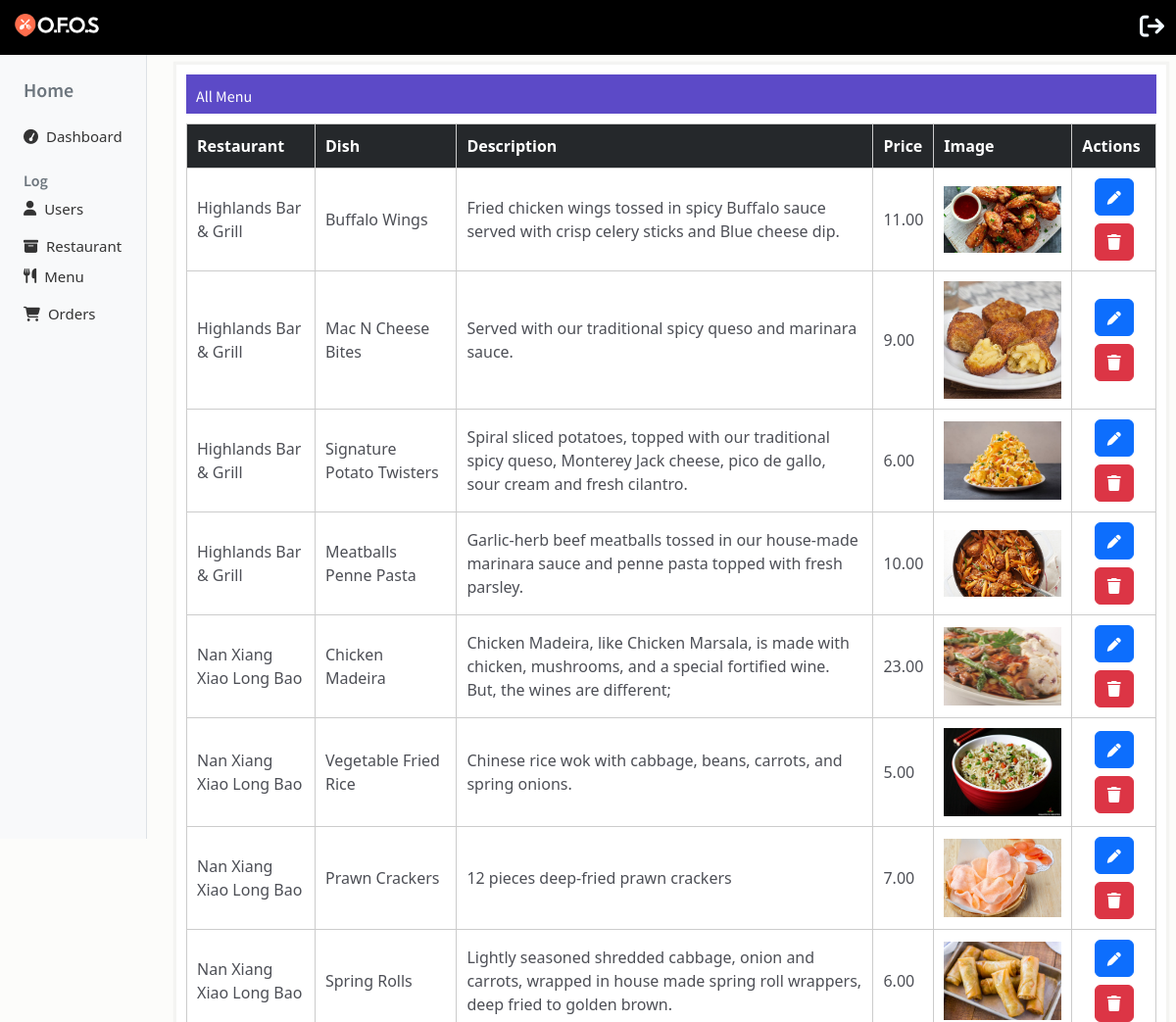
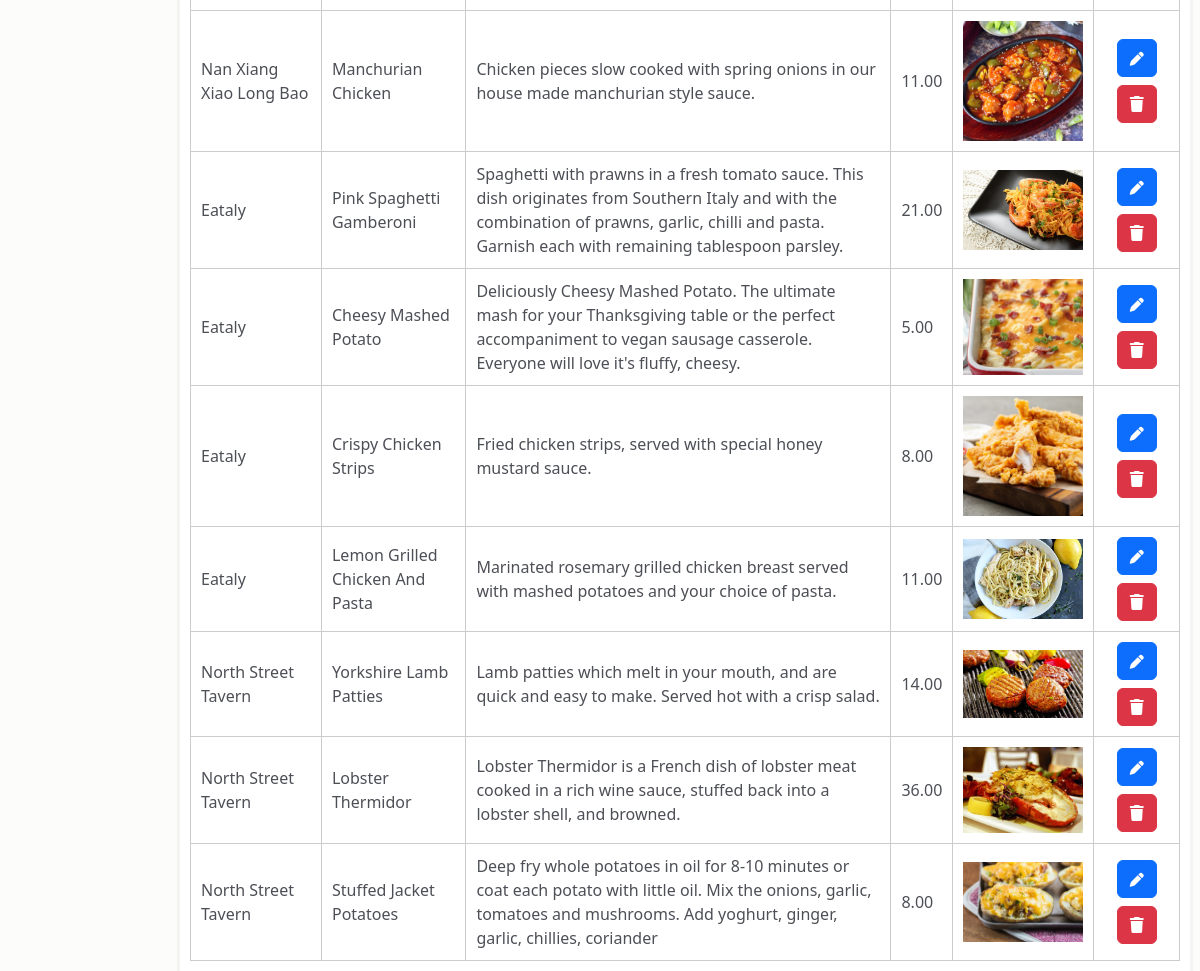
The page /all_menu.php on the database its author committed (2 pictures, top to bottom).
### tables this page shows
CREATE TABLE `dishes` (
  `d_id` int(11) NOT NULL,
  `rs_id` int(11) NOT NULL,
  `title` varchar(222) NOT NULL,
  `describtion` varchar(222) NOT NULL,
  `price` decimal(10,2) NOT NULL,
  `img` varchar(222) NOT NULL
);

CREATE TABLE `restaurant` (
  `rs_id` int(11) NOT NULL,
  `c_id` int(11) DEFAULT NULL,
  `title` varchar(222) NOT NULL,
  `email` varchar(222) NOT NULL,
  `phone` varchar(222) NOT NULL,
  `url` varchar(222) NOT NULL,
  `o_hr` varchar(50) NOT NULL,
  `c_hr` varchar(50) NOT NULL,
  `o_days` varchar(222) NOT NULL,
  `address` text NOT NULL,
  `image` text NOT NULL,
  `created_at` timestamp NOT NULL DEFAULT current_timestamp()
);

### all_menu.php (the view, shortened to what this page needs)
<!DOCTYPE html>
<html lang="en">
<head>
    <link href="https://cdn.jsdelivr.net/npm/bootstrap@5.3.8/dist/css/bootstrap.min.css" rel="stylesheet">
    <link rel="stylesheet" href="https://cdnjs.cloudflare.com/ajax/libs/font-awesome/6.5.0/css/all.min.css">
    <link rel="stylesheet" href="res_cs.css">
</head>
<body>
    <div class="navv">
        <nav class="navbar" style="background-color:black;">
            <div class="container-fluid">
                <a class="navbar-brand" href="#">
                    <img src="newOnline_resturant/admin/images/icn.png" alt="Logo" width="100" height="24" class="d-inline-block align-text-top">
                </a>
                <a href="admin.php"><i class="fa-solid fa-arrow-right-from-bracket" style="color:aliceblue; font-size:25px;"></i></a>
            </div>
        </nav>
    </div>
    <div class="main d-flex">
        <div class="d-flex justify-content-between">
            <nav id="sidebar" class="bg-light border-end vh-100 p-4">
                <h5 class="text-secondary mb-4">Home</h5>
                <ul class="list-unstyled">
                    <li>
                        <a href="dashboard.php" class="d-flex align-items-center mb-3">
                            <i class="fa fa-tachometer me-2"></i> Dashboard
                        </a>
                    </li>
                    <h6 class="text-secondary mt-4">Log</h6>
                    <li>
                        <a href="all_users.php" class="d-flex align-items-center mb-3">
                            <i class="fa fa-user me-2"></i> Users
                        </a>
                    </li>
                    <li>
                        <a class="d-flex align-items-center mb-2" data-bs-toggle="collapse" href="#restaurantCollapse" role="button">
                            <i class="fa fa-archive me-2"></i> Restaurant
                        </a>
                    </li>
                    <li>
                        <a class="d-flex align-items-center mb-2" data-bs-toggle="collapse" href="#menuCollapse" role="button">
                            <i class="fa fa-cutlery me-2"></i> Menu
                        </a>
                    </li>
                    <li>
                        <a href="all_orders.php" class="d-flex align-items-center mt-3">
                            <i class="fa fa-shopping-cart me-2"></i> Orders
                        </a>
                    </li>
                </ul>
            </nav>
        </div>
        <div class="total flex-grow-1">
            <div class="Title">All Menu</div>
            <div style="overflow-x: auto; width: 100%;">
                <table>
                    <thead>
                        <tr>
                            <th>Restaurant</th>
                            <th>Dish</th>
                            <th>Description</th>
                            <th>Price</th>
                            <th>Image</th>
                            <th>Actions</th>
                        </tr>
                    </thead>
                    <tbody>
                        <?php
                        include "conn.php";
                        $result = $conn->query("SELECT r.title as res ,d.* FROM restaurant r join dishes d on d.rs_id=r.rs_id order by c_id desc;");
                        if ($result->num_rows > 0) {
                            while ($row = $result->fetch_assoc()) {
                                echo "<tr>";
                                echo "<td>" . $row["res"] . "</td>";
                                echo "<td>" . $row["title"] . "</td>";
                                echo "<td>" . $row["describtion"] . "</td>";
                                echo "<td>" . $row["price"] . "</td>";
                                echo "<td><img src='" . $row["img"] . "' alt='image' width='120' ></td>";
                                echo "<td>
                             <div class='btns'>
                             <a  class='btn btn-primary mb-2'  href='edit_menu.php?id={$row['d_id']}'><i class='fa-solid fa-pen' style='font-size:14px;'></i></a>
                            <a class='btn btn-danger' href='delete_menu.php?delete={$row['d_id']}' onclick=\"return confirm('Are you sure?');\"><i class='fa-solid fa-trash' style='font-size:16px;'></i></a>
                            </div></td></tr>";
                            }
                        } else {
                            echo "<tr><td colspan='12' class='text-center text-danger fw-bold'>No Restaurants Found</td></tr>";
                        }
                        ?>
                    </tbody>
                </table>
            </div>
        </div>
    </div>
</body>
</html>

### res_cs.css (style rules this page uses)
#sidebar a { text-decoration: none; color: #333; font-size: 15px; }
#sidebar h5, #sidebar h6 { font-weight: 600; }
.h1, .h2, .h3, .h4, .h5, .h6, h1, h2, h3, h4, h5, h6 { font-family: "Source Sans Pro", sans-serif; color: #25282b; }
body { background: rgba(252, 251, 249, 0.68); font-size: 16px; color: #4d4f56; font-weight: 400; overflow-x: hidden; height: 100vh; }
.main { gap:30px; align-items: flex-start ; }
#sidebar { min-width: 150px; max-width: 150px; height: 100%; }
.total { width: 100%; overflow: hidden; }
.total { height:auto; margin-top: 10px; margin-right: 10px; padding: 10px; background-color: #fff; box-shadow: 0 0 1px 3px rgba(93, 92, 99, 0.05); border: 1px none rgba(116, 135, 150, 0.23); }
.Title { color: #fff; background-color: #5c4ac7; height: 40px; padding: 10px; font-family: "Source Sans Pro", sans-serif; }
table { width: 100%; border-collapse: collapse; margin-top: 10px; }
table, th, td { border: 1px solid #ccc; }
th { background: #25282b; color: white; font-weight: bold; }
td, th { padding: 10px; text-align: left; }
.btns { text-align: center; }

### rows shown on the page
dishes: rs.title "Highlands Bar & Grill", title "Buffalo Wings", describtion "Fried chicken wings tossed in spicy Buffalo sauce served with crisp celery sticks and Blue cheese dip.", price "11.00", img (picture)
dishes: rs.title "Highlands Bar & Grill", title "Mac N Cheese Bites", describtion "Served with our traditional spicy queso and marinara sauce.", price "9.00", img (picture)
dishes: rs.title "Highlands Bar & Grill", title "Signature Potato Twisters", describtion "Spiral sliced potatoes, topped with our traditional spicy queso, Monterey Jack cheese, pico de gallo, sour cream and fresh cilantro.", price "6.00", img (picture)
dishes: rs.title "Highlands Bar & Grill", title "Meatballs Penne Pasta", describtion "Garlic-herb beef meatballs tossed in our house-made marinara sauce and penne pasta topped with fresh parsley.", price "10.00", img (picture)
dishes: rs.title "Nan Xiang Xiao Long Bao", title "Chicken Madeira", describtion "Chicken Madeira, like Chicken Marsala, is made with chicken, mushrooms, and a special fortified wine. But, the wines are different;", price "23.00", img (picture)
dishes: rs.title "Nan Xiang Xiao Long Bao", title "Vegetable Fried Rice", describtion "Chinese rice wok with cabbage, beans, carrots, and spring onions.", price "5.00", img (picture)
dishes: rs.title "Nan Xiang Xiao Long Bao", title "Prawn Crackers", describtion "12 pieces deep-fried prawn crackers", price "7.00", img (picture)
dishes: rs.title "Nan Xiang Xiao Long Bao", title "Spring Rolls", describtion "Lightly seasoned shredded cabbage, onion and carrots, wrapped in house made spring roll wrappers, deep fried to golden brown.", price "6.00", img (picture)
dishes: rs.title "Nan Xiang Xiao Long Bao", title "Manchurian Chicken", describtion "Chicken pieces slow cooked with spring onions in our house made manchurian style sauce.", price "11.00", img (picture)
dishes: rs.title "Eataly", title "Pink Spaghetti Gamberoni", describtion "Spaghetti with prawns in a fresh tomato sauce. This dish originates from Southern Italy and with the combination of prawns, garlic, chilli and pasta. Garnish each with remaining tablespoon parsley.", price "21.00", img (picture)
dishes: rs.title "Eataly", title "Cheesy Mashed Potato", describtion "Deliciously Cheesy Mashed Potato. The ultimate mash for your Thanksgiving table or the perfect accompaniment to vegan sausage casserole. Everyone will love it's fluffy, cheesy.", price "5.00", img (picture)
dishes: rs.title "Eataly", title "Crispy Chicken Strips", describtion "Fried chicken strips, served with special honey mustard sauce.", price "8.00", img (picture)
dishes: rs.title "Eataly", title "Lemon Grilled Chicken And Pasta", describtion "Marinated rosemary grilled chicken breast served with mashed potatoes and your choice of pasta.", price "11.00", img (picture)
dishes: rs.title "North Street Tavern", title "Yorkshire Lamb Patties", describtion "Lamb patties which melt in your mouth, and are quick and easy to make. Served hot with a crisp salad.", price "14.00", img (picture)
dishes: rs.title "North Street Tavern", title "Lobster Thermidor", describtion "Lobster Thermidor is a French dish of lobster meat cooked in a rich wine sauce, stuffed back into a lobster shell, and browned.", price "36.00", img (picture)
dishes: rs.title "North Street Tavern", title "Stuffed Jacket Potatoes", describtion "Deep fry whole potatoes in oil for 8-10 minutes or coat each potato with little oil. Mix the onions, garlic, tomatoes and mushrooms. Add yoghurt, ginger, garlic, chillies, coriander", price "8.00", img (picture)
